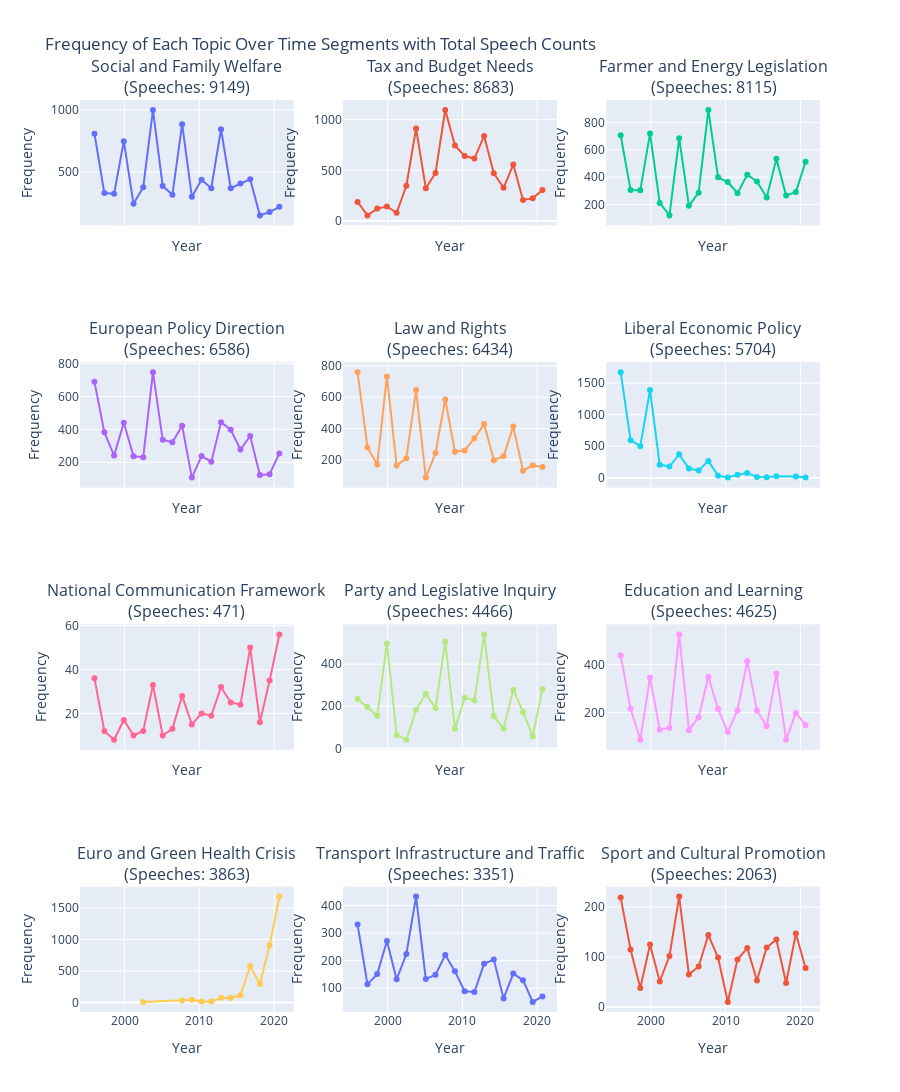

Notebook cell for this chart:
### Markdown cell above
### Visualize Dynamic Topics (Subplots)

To examine the evolution of each topic individually, we can create a grid of subplots, where each subplot shows the frequency trend for a single topic over time.

### Code cell
from plotly.subplots import make_subplots
import plotly.graph_objects as go
import math

print("Generating subplot visualization for Segment Topics Over Time...")
    
# Get unique topic IDs from the DTM results
# Exclude outlier topic -1 if present
seg_topic_ids = sorted([topic for topic in segment_topics_over_time['Topic'].unique() if topic != -1])
num_topics = len(seg_topic_ids)
    
print(f"Found {num_topics} topics to plot.")

# Calculate number of speeches per topic
speech_counts_per_topic = AT_preprocessed_df.groupby('Segment_Topic').size()

# Determine grid size (e.g., 3 columns)
cols = 3 
rows = math.ceil(num_topics / cols) if num_topics > 0 else 1

# Create subplot titles from the topic names using the map and include speech counts
subplot_titles_seg = []
for topic_id in seg_topic_ids:
    topic_name = topic_id_to_name_map.get(topic_id, f"Topic {topic_id}")
    topic_speech_count = speech_counts_per_topic.get(topic_id, 'N/A')
    subplot_titles_seg.append(f"{topic_name}<br>(Speeches: {topic_speech_count})")

fig_subplots_seg = make_subplots(
        rows=rows,
        cols=cols,
        subplot_titles=subplot_titles_seg,
        shared_xaxes=True,
        vertical_spacing=0.15
    )

# Add traces for each topic
if num_topics > 0:
    for i, topic_id in enumerate(seg_topic_ids):
        row = (i // cols) + 1
        col = (i % cols) + 1
            
        topic_data = segment_topics_over_time[segment_topics_over_time['Topic'] == topic_id]
            
        fig_subplots_seg.add_trace(
                go.Scatter(x=topic_data['Timestamp'], y=topic_data['Frequency'], mode='lines+markers', name=f"Topic {topic_id}"),
                row=row, col=col
            )
        fig_subplots_seg.update_xaxes(title_text="Year", row=row, col=col)
        fig_subplots_seg.update_yaxes(title_text="Frequency", row=row, col=col)

    fig_subplots_seg.update_layout(
            title_text="Frequency of Each Topic Over Time Segments with Total Speech Counts",
            height=350 * rows + 90, 
            showlegend=False
        )
    fig_subplots_seg.show()
else:
    print("No topics (excluding -1) to visualize for DTM.")

### Figure 1 — Plotly figure (JSON) as saved in the notebook; plotly's stock layout.template omitted (floating-point values rounded to 4 significant figures)
{"data": [{"mode": "lines+markers", "name": "Topic 0", "type": "scatter", "x": [1996.0, 1997.0, 1999.0, 2000.0, 2001.0, 2002.0, 2004.0, 2005.0, 2006.0, 2008.0, 2009.0, 2010.0, 2012.0, 2013.0, 2014.0, 2016.0, 2017.0, 2018.0, 2019.0, 2021.0], "xaxis": "x", "y": [808, 331, 325, 748, 245, 378, 998, 388, 317, 884, 302, 438, 370, 844, 370, 408, 443, 152, 179, 221], "yaxis": "y"}, {"mode": "lines+markers", "name": "Topic 1", "type": "scatter", "x": [1996.0, 1997.0, 1999.0, 2000.0, 2001.0, 2002.0, 2004.0, 2005.0, 2006.0, 2008.0, 2009.0, 2010.0, 2012.0, 2013.0, 2014.0, 2016.0, 2017.0, 2018.0, 2019.0, 2021.0], "xaxis": "x2", "y": [189, 56, 123, 144, 82, 348, 913, 324, 474, 1095, 745, 641, 616, 839, 471, 328, 557, 208, 224, 306], "yaxis": "y2"}, {"mode": "lines+markers", "name": "Topic 2", "type": "scatter", "x": [1996.0, 1997.0, 1999.0, 2000.0, 2001.0, 2002.0, 2004.0, 2005.0, 2006.0, 2008.0, 2009.0, 2010.0, 2012.0, 2013.0, 2014.0, 2016.0, 2017.0, 2018.0, 2019.0, 2021.0], "xaxis": "x3", "y": [707, 307, 305, 720, 212, 121, 685, 191, 287, 891, 399, 365, 283, 418, 369, 251, 534, 266, 291, 513], "yaxis": "y3"}, {"mode": "lines+markers", "name": "Topic 3", "type": "scatter", "x": [1996.0, 1997.0, 1999.0, 2000.0, 2001.0, 2002.0, 2004.0, 2005.0, 2006.0, 2008.0, 2009.0, 2010.0, 2012.0, 2013.0, 2014.0, 2016.0, 2017.0, 2018.0, 2019.0, 2021.0], "xaxis": "x4", "y": [690, 383, 241, 441, 237, 231, 748, 337, 322, 423, 107, 238, 204, 444, 398, 278, 360, 122, 128, 254], "yaxis": "y4"}, {"mode": "lines+markers", "name": "Topic 4", "type": "scatter", "x": [1996.0, 1997.0, 1999.0, 2000.0, 2001.0, 2002.0, 2004.0, 2005.0, 2006.0, 2008.0, 2009.0, 2010.0, 2012.0, 2013.0, 2014.0, 2016.0, 2017.0, 2018.0, 2019.0, 2021.0], "xaxis": "x5", "y": [760, 279, 170, 733, 164, 210, 647, 86, 243, 586, 251, 260, 337, 428, 197, 223, 412, 130, 165, 153], "yaxis": "y5"}, {"mode": "lines+markers", "name": "Topic 5", "type": "scatter", "x": [1996.0, 1997.0, 1999.0, 2000.0, 2001.0, 2002.0, 2004.0, 2005.0, 2006.0, 2008.0, 2009.0, 2010.0, 2012.0, 2013.0, 2014.0, 2016.0, 2017.0, 2019.0, 2021.0], "xaxis": "x6", "y": [1672, 597, 502, 1390, 207, 180, 373, 148, 118, 269, 34, 5, 51, 77, 16, 11, 25, 23, 6], "yaxis": "y6"}, {"mode": "lines+markers", "name": "Topic 6", "type": "scatter", "x": [1996.0, 1997.0, 1999.0, 2000.0, 2001.0, 2002.0, 2004.0, 2005.0, 2006.0, 2008.0, 2009.0, 2010.0, 2012.0, 2013.0, 2014.0, 2016.0, 2017.0, 2018.0, 2019.0, 2021.0], "xaxis": "x7", "y": [36, 12, 8, 17, 10, 12, 33, 10, 13, 28, 15, 20, 19, 32, 25, 24, 50, 16, 35, 56], "yaxis": "y7"}, {"mode": "lines+markers", "name": "Topic 7", "type": "scatter", "x": [1996.0, 1997.0, 1999.0, 2000.0, 2001.0, 2002.0, 2004.0, 2005.0, 2006.0, 2008.0, 2009.0, 2010.0, 2012.0, 2013.0, 2014.0, 2016.0, 2017.0, 2018.0, 2019.0, 2021.0], "xaxis": "x8", "y": [234, 196, 154, 498, 64, 41, 183, 259, 191, 507, 93, 241, 227, 541, 153, 93, 279, 173, 57, 282], "yaxis": "y8"}, {"mode": "lines+markers", "name": "Topic 8", "type": "scatter", "x": [1996.0, 1997.0, 1999.0, 2000.0, 2001.0, 2002.0, 2004.0, 2005.0, 2006.0, 2008.0, 2009.0, 2010.0, 2012.0, 2013.0, 2014.0, 2016.0, 2017.0, 2018.0, 2019.0, 2021.0], "xaxis": "x9", "y": [437, 215, 86, 346, 128, 136, 525, 126, 180, 348, 214, 118, 208, 413, 208, 142, 362, 87, 198, 148], "yaxis": "y9"}, {"mode": "lines+markers", "name": "Topic 9", "type": "scatter", "x": [2002.0, 2008.0, 2009.0, 2010.0, 2012.0, 2013.0, 2014.0, 2016.0, 2017.0, 2018.0, 2019.0, 2021.0], "xaxis": "x10", "y": [10, 34, 47, 18, 16, 77, 75, 116, 580, 296, 910, 1684], "yaxis": "y10"}, {"mode": "lines+markers", "name": "Topic 10", "type": "scatter", "x": [1996.0, 1997.0, 1999.0, 2000.0, 2001.0, 2002.0, 2004.0, 2005.0, 2006.0, 2008.0, 2009.0, 2010.0, 2012.0, 2013.0, 2014.0, 2016.0, 2017.0, 2018.0, 2019.0, 2021.0], "xaxis": "x11", "y": [331, 114, 151, 271, 132, 224, 432, 133, 149, 220, 161, 89, 86, 189, 204, 63, 153, 129, 50, 70], "yaxis": "y11"}, {"mode": "lines+markers", "name": "Topic 11", "type": "scatter", "x": [1996.0, 1997.0, 1999.0, 2000.0, 2001.0, 2002.0, 2004.0, 2005.0, 2006.0, 2008.0, 2009.0, 2010.0, 2012.0, 2013.0, 2014.0, 2016.0, 2017.0, 2018.0, 2019.0, 2021.0], "xaxis": "x12", "y": [219, 115, 38, 125, 51, 102, 221, 65, 81, 144, 99, 10, 95, 118, 53, 119, 135, 48, 147, 78], "yaxis": "y12"}], "layout": {"annotations": [{"font": {"size": 16}, "showarrow": false, "text": "Social and Family Welfare<br>(Speeches: 9149)", "x": 0.1444, "xanchor": "center", "xref": "paper", "y": 1, "yanchor": "bottom", "yref": "paper"}, {"font": {"size": 16}, "showarrow": false, "text": "Tax and Budget Needs<br>(Speeches: 8683)", "x": 0.5, "xanchor": "center", "xref": "paper", "y": 1, "yanchor": "bottom", "yref": "paper"}, {"font": {"size": 16}, "showarrow": false, "text": "Farmer and Energy Legislation<br>(Speeches: 8115)", "x": 0.8556, "xanchor": "center", "xref": "paper", "y": 1, "yanchor": "bottom", "yref": "paper"}, {"font": {"size": 16}, "showarrow": false, "text": "European Policy Direction<br>(Speeches: 6586)", "x": 0.1444, "xanchor": "center", "xref": "paper", "y": 0.7125, "yanchor": "bottom", "yref": "paper"}, {"font": {"size": 16}, "showarrow": false, "text": "Law and Rights<br>(Speeches: 6434)", "x": 0.5, "xanchor": "center", "xref": "paper", "y": 0.7125, "yanchor": "bottom", "yref": "paper"}, {"font": {"size": 16}, "showarrow": false, "text": "Liberal Economic Policy<br>(Speeches: 5704)", "x": 0.8556, "xanchor": "center", "xref": "paper", "y": 0.7125, "yanchor": "bottom", "yref": "paper"}, {"font": {"size": 16}, "showarrow": false, "text": "National Communication Framework<br>(Speeches: 471)", "x": 0.1444, "xanchor": "center", "xref": "paper", "y": 0.425, "yanchor": "bottom", "yref": "paper"}, {"font": {"size": 16}, "showarrow": false, "text": "Party and Legislative Inquiry<br>(Speeches: 4466)", "x": 0.5, "xanchor": "center", "xref": "paper", "y": 0.425, "yanchor": "bottom", "yref": "paper"}, {"font": {"size": 16}, "showarrow": false, "text": "Education and Learning<br>(Speeches: 4625)", "x": 0.8556, "xanchor": "center", "xref": "paper", "y": 0.425, "yanchor": "bottom", "yref": "paper"}, {"font": {"size": 16}, "showarrow": false, "text": "Euro and Green Health Crisis<br>(Speeches: 3863)", "x": 0.1444, "xanchor": "center", "xref": "paper", "y": 0.1375, "yanchor": "bottom", "yref": "paper"}, {"font": {"size": 16}, "showarrow": false, "text": "Transport Infrastructure and Traffic<br>(Speeches: 3351)", "x": 0.5, "xanchor": "center", "xref": "paper", "y": 0.1375, "yanchor": "bottom", "yref": "paper"}, {"font": {"size": 16}, "showarrow": false, "text": "Sport and Cultural Promotion<br>(Speeches: 2063)", "x": 0.8556, "xanchor": "center", "xref": "paper", "y": 0.1375, "yanchor": "bottom", "yref": "paper"}], "height": 1490, "showlegend": false, "title": {"text": "Frequency of Each Topic Over Time Segments with Total Speech Counts"}, "xaxis": {"anchor": "y", "domain": [0, 0.2889], "matches": "x10", "showticklabels": false, "title": {"text": "Year"}}, "xaxis10": {"anchor": "y10", "domain": [0, 0.2889], "title": {"text": "Year"}}, "xaxis11": {"anchor": "y11", "domain": [0.3556, 0.6444], "title": {"text": "Year"}}, "xaxis12": {"anchor": "y12", "domain": [0.7111, 1], "title": {"text": "Year"}}, "xaxis2": {"anchor": "y2", "domain": [0.3556, 0.6444], "matches": "x11", "showticklabels": false, "title": {"text": "Year"}}, "xaxis3": {"anchor": "y3", "domain": [0.7111, 1], "matches": "x12", "showticklabels": false, "title": {"text": "Year"}}, "xaxis4": {"anchor": "y4", "domain": [0, 0.2889], "matches": "x10", "showticklabels": false, "title": {"text": "Year"}}, "xaxis5": {"anchor": "y5", "domain": [0.3556, 0.6444], "matches": "x11", "showticklabels": false, "title": {"text": "Year"}}, "xaxis6": {"anchor": "y6", "domain": [0.7111, 1], "matches": "x12", "showticklabels": false, "title": {"text": "Year"}}, "xaxis7": {"anchor": "y7", "domain": [0, 0.2889], "matches": "x10", "showticklabels": false, "title": {"text": "Year"}}, "xaxis8": {"anchor": "y8", "domain": [0.3556, 0.6444], "matches": "x11", "showticklabels": false, "title": {"text": "Year"}}, "xaxis9": {"anchor": "y9", "domain": [0.7111, 1], "matches": "x12", "showticklabels": false, "title": {"text": "Year"}}, "yaxis": {"anchor": "x", "domain": [0.8625, 1], "title": {"text": "Frequency"}}, "yaxis10": {"anchor": "x10", "domain": [0, 0.1375], "title": {"text": "Frequency"}}, "yaxis11": {"anchor": "x11", "domain": [0, 0.1375], "title": {"text": "Frequency"}}, "yaxis12": {"anchor": "x12", "domain": [0, 0.1375], "title": {"text": "Frequency"}}, "yaxis2": {"anchor": "x2", "domain": [0.8625, 1], "title": {"text": "Frequency"}}, "yaxis3": {"anchor": "x3", "domain": [0.8625, 1], "title": {"text": "Frequency"}}, "yaxis4": {"anchor": "x4", "domain": [0.575, 0.7125], "title": {"text": "Frequency"}}, "yaxis5": {"anchor": "x5", "domain": [0.575, 0.7125], "title": {"text": "Frequency"}}, "yaxis6": {"anchor": "x6", "domain": [0.575, 0.7125], "title": {"text": "Frequency"}}, "yaxis7": {"anchor": "x7", "domain": [0.2875, 0.425], "title": {"text": "Frequency"}}, "yaxis8": {"anchor": "x8", "domain": [0.2875, 0.425], "title": {"text": "Frequency"}}, "yaxis9": {"anchor": "x9", "domain": [0.2875, 0.425], "title": {"text": "Frequency"}}}}
